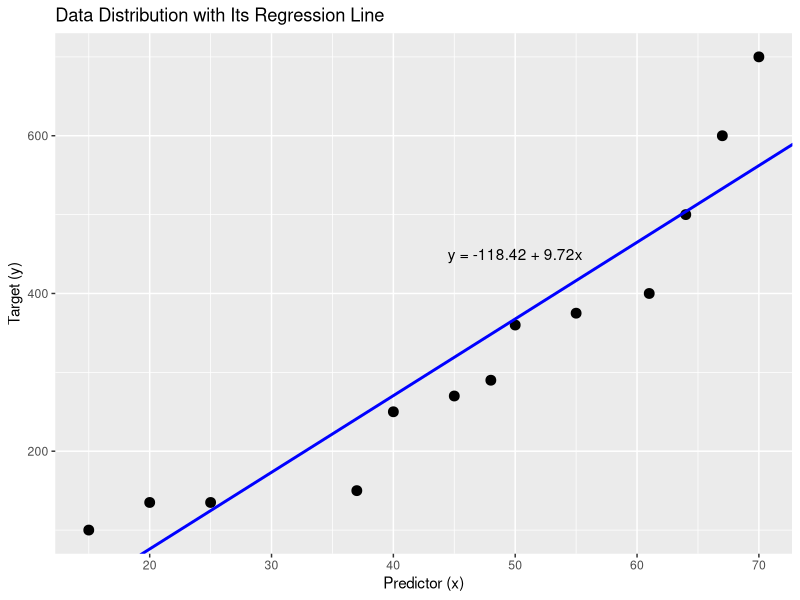
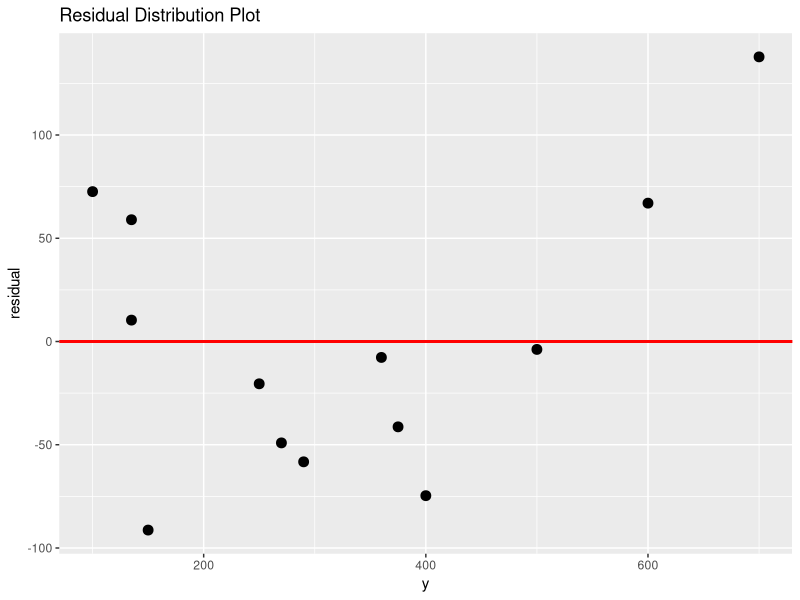
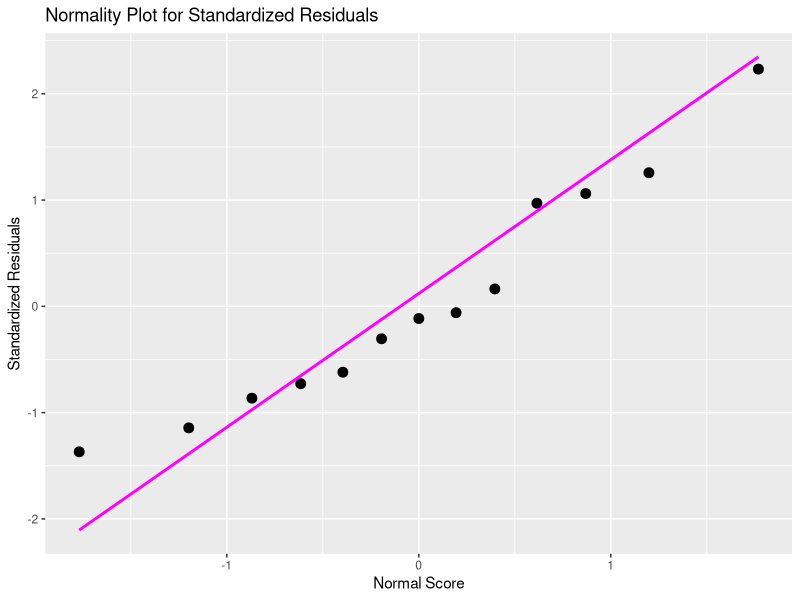

Write the R code that produced these figures, in order.
## ---- chunk 1
knitr::opts_chunk$set(echo = TRUE)
## ---- chunk 2
library(tidyverse)
## ---- chunk 3
# define x value as predictor
predictor <- c(15, 20, 25, 37, 40, 45, 48, 50, 55, 61, 64, 67, 70)

# define y value as target
target <- c(100, 135, 135, 150, 250, 270, 290, 360, 375, 400, 500, 600, 700)

# set as dataframe
df <- data.frame(x = predictor, y = target)
df
## ---- chunk 4
# Start with supporting variable
df <- df %>% 
  mutate(xy = x * y,
         x_sq = x ** 2,
         y_sq = y ** 2)
n <- nrow(df) # amount of predictor 

# assign `a` value
a <- (sum(df$y) * sum(df$x_sq) - sum(df$x) * sum(df$xy)) / 
  (n * sum(df$x_sq) - (sum(df$x))**2)


# assign `b` value
b <- (n * sum(df$xy) - sum(df$x) * sum(df$y)) /
  (n * sum(df$x_sq) - (sum(df$x))**2)

paste(sprintf("The formula is y = %.3f + %.3fx", a, b))

## ---- chunk 5
df$y_pred <- a + (b * df$x)
df
## ---- chunk 6
r <- (n * sum(df$xy) - sum(df$x) * sum(df$y)) / 
  sqrt ((n * sum(df$x_sq) - (sum(df$x))**2) * (n * sum(df$y_sq) - (sum(df$y))**2))

r_sq <- r ** 2 # this value is called Multiple R Squared

# Meanwhile, adjusted R-squared will be as follow
k <- 1 # we only have one independent variable
adjusted_r_sq <- 1 - (((1 - r_sq) * (n - 1)) / (n-k-1))

paste(sprintf("The model fits the data with percentage %.2f%%", adjusted_r_sq*100))
## ---- chunk 7
df %>% 
  ggplot(aes(x = x, y = y)) +
  geom_point(size = 3) +
  geom_abline(intercept = a, slope = b, size = 1, color = "blue") + 
  labs(title = "Data Distribution with Its Regression Line", 
       x = "Predictor (x)",
       y = "Target (y)") +
  annotate(geom = "text", x = 50, y = 450, label = "y = -118.42 + 9.72x")
## ---- chunk 8
df$residual <- df$y - df$y_pred
df
## ---- chunk 9
df %>% 
  ggplot(aes(x = y, y = residual)) +
  geom_point(size = 3) + 
  geom_hline(yintercept = 0, size = 1, color = "red") + 
  labs(title = "Residual Distribution Plot")
## ---- chunk 10
df$residual_sq <- df$residual ** 2

predictor_mean <- mean(df$x)
df$predictor_sd <- (df$x - predictor_mean) ** 2 # deviation of predictor data
predictor_ssdev <- sum(df$predictor_sd) # sum of square of predictor standard deviation 

RSE <- sqrt(sum(df$residual_sq) / (n-k-1))
## ---- chunk 11
df$leverage <- (1/n) + (((df$x - predictor_mean) ** 2) / predictor_ssdev)
df
## ---- chunk 12
df$residual_std <- df$residual / (RSE * sqrt(1 - df$leverage))
df
## ---- chunk 13
# sort the value of Standardized Residuals
qq_df <- data.frame(residual_std = sort(df$residual_std))

# add rank -> start with 1 for the smallest value
qq_df$rank <- c(1:n)

# check percentile or quantile -> show the percentage of rank among overall
qq_df$quantile <- (qq_df$rank - 0.5) / n

# check qnorm of each quantile
qq_df$qnorm <- qnorm(qq_df$quantile)

qq_df
## ---- chunk 14
qq_df %>% 
  ggplot(aes(x = qnorm, y = residual_std)) +
  geom_point(size = 3) +
  geom_qq_line(aes(sample = residual_std), line.p = c(0.25, 0.75), size = 1, color = "magenta") + 
  labs(title = "Normality Plot for Standardized Residuals",
       x = "Normal Score", 
       y = "Standardized Residuals")
